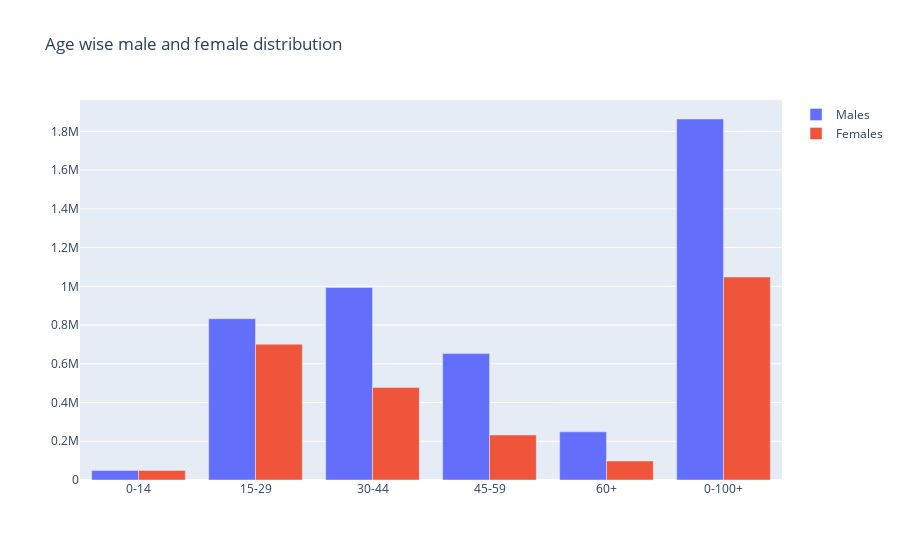

Write notebook code for a chart like this one.
### Code cell
username_male,username_female= [],[]
for i in age_all:
    username_male.append(sum(df[(df['Age_group']==i) & (df['Gender']=='Male')]['Total']))
    username_female.append(sum(df[(df['Age_group']==i) & (df['Gender']=='Female')  ]['Total']))

fig = go.Figure(data=[
    go.Bar(name='Males', x=age_all, y=username_male),
    go.Bar(name='Females', x=age_all, y=username_female),
])



# Change the bar mode
fig.update_layout(barmode='group',title_text="Age wise male and female distribution",)
fig.show()

### Figure 1 — Plotly figure (JSON) as saved in the notebook; plotly's stock layout.template omitted (floating-point values rounded to 4 significant figures)
{"data": [{"name": "Males", "type": "bar", "x": ["0-14", "15-29", "30-44", "45-59", "60+", "0-100+"], "y": [48974, 832822, 994138, 652635, 248683, 1863836]}, {"name": "Females", "type": "bar", "x": ["0-14", "15-29", "30-44", "45-59", "60+", "0-100+"], "y": [49436, 701215, 477461, 232542, 98242, 1048026]}], "layout": {"barmode": "group", "title": {"text": "Age wise male and female distribution"}}}
